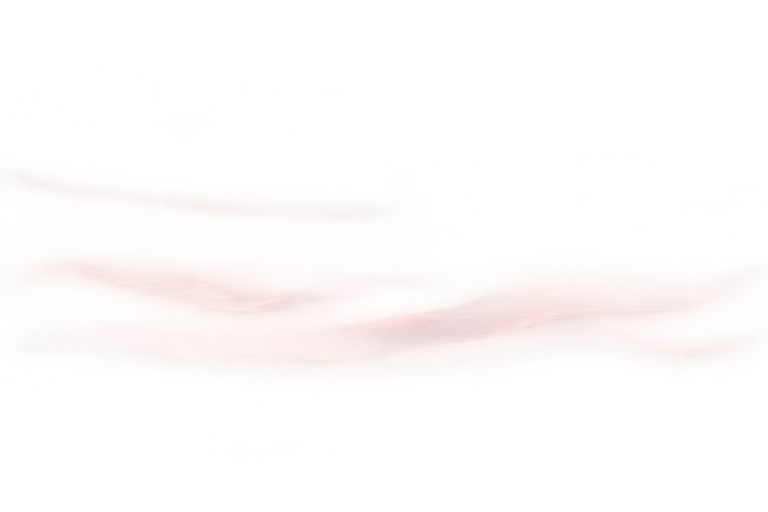
#> input picture design/hanzi-garden/artwork/home-fog-v1/image_1794205714715_1536-1024.png, 1536 x 1024 px (shown at 1/2 size); its folder holds only this picture in this run
$ python build-review.py
#> lines starting #> are read from the running program, lines starting #| are printed output that depends on the picture
"""Review-only processing of generated artwork; generates no substitute artwork.

Uses existing Pillow installation. No application integration or dependencies.
"""
from pathlib import Path
import json
from PIL import Image, ImageDraw, ImageOps

ROOT = Path(__file__).parent
OUT = ROOT / 'review'
OUT.mkdir(exist_ok=True)

def source(name):
    return next((ROOT / name).glob('*.png'))

audit = {}
for p in sorted(ROOT.glob('*-v1/*.png')):
    im = Image.open(p)
#> im is the input picture: PIL image 1536x1024 RGBA; mean R, G, B, A 91.5, 84.2, 84.1, 21.7
    entry = {'file': str(p.relative_to(ROOT)), 'size': list(im.size), 'mode': im.mode}
    if 'A' in im.getbands():
        a = im.getchannel('A')
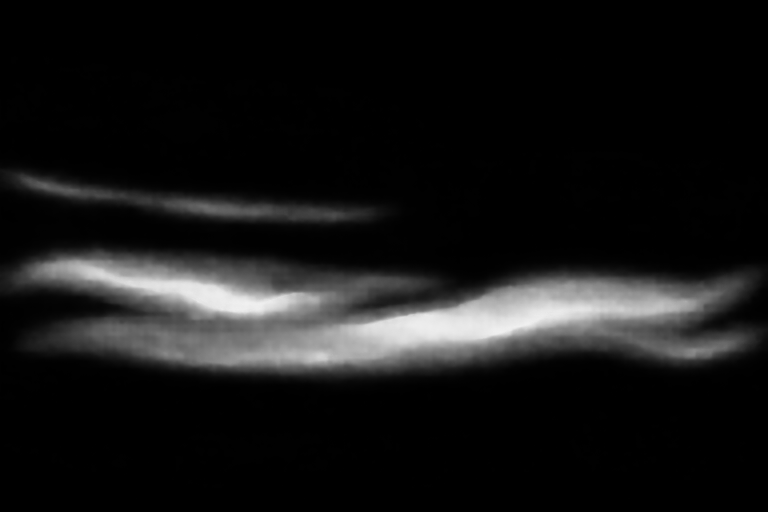
#> a: PIL image 1536x1024 L (shown at 1/2 size); min 0, max 242, mean 21.7
        hist = a.histogram()
#> hist = 256 values, max 973320 at index 0, min 0 at index 243, mean 6144
        entry.update(alpha_range=list(a.getextrema()), transparent_pixels=hist[0],
                     partial_alpha_pixels=sum(hist[1:255]), opaque_pixels=hist[255])
    audit[p.parent.name] = entry
(OUT / 'alpha-audit.json').write_text(json.dumps(audit, indent=2) + '\n')

# Crop background to overlay canvas for a candid assembly test, not a master.
canvas = ImageOps.fit(Image.open(source('home-background-v1')).convert('RGBA'),
                      (1536, 1024), method=Image.Resampling.LANCZOS)
#> (the run stopped early here; a loop or call above may not have finished)
